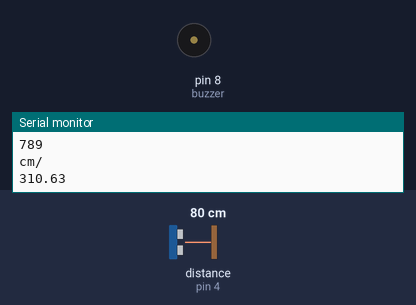
This sketch was run on a simulated Arduino Uno, built with avr-gcc and run on an emulated ATmega328P. Shown: buzzer (waves = sounding), the last lines printed to the serial monitor. Wiring (inferred from the names in the program): ultrasonic range finder: trigger pin 3; echo pin 4. The inputs (shaded band) are chosen by the test bench; at power-on: distance to the obstacle (sensor on pin 4) 80 cm. The echo pulse lasts 58.3 µs per cm.

Above: at 2.8 s.
2.9 s: distance to the obstacle (sensor on pin 4) set to 2 cm
At 6.2 s:
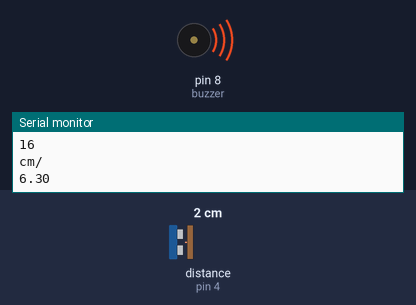
6.5 s: distance to the obstacle (sensor on pin 4) set to 4 cm
Timing chart, 0 to 9.5 s (numbered marks = the images above; inputs shaded):
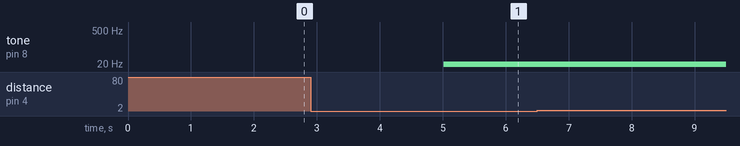

The sketch:

ULTRASONIC_BUZZER_sketch_mar5a.ino
```cpp
int trigpin= 3;
int echo = 4;
int buzzer = 8;
int timing;
int duration;
int distance;
void setup() {
 pinMode(trigpin, OUTPUT);
 pinMode(echo, INPUT);
 pinMode(buzzer , OUTPUT);
 Serial.begin(9600);
}

void loop() {
  digitalWrite(trigpin, LOW);
  delayMicroseconds(2);
  digitalWrite(trigpin, HIGH);
  delayMicroseconds(10);
  digitalWrite(trigpin, LOW);
  delayMicroseconds(10);

  timing = pulseIn(echo, HIGH);
  duration = pulseIn(echo,HIGH);
  distance = (timing * 0.34)/2;
  Serial.println("distance");
  Serial.println(distance);
  Serial.println("cm/");
  Serial.println(distance/2.54);

  if(distance <= 100){
    tone(buzzer , 10);
  }
   else{
    noTone(buzzer);
   }
  delay(1000);
}
```

Measured:
- after the input at 2.9 s, tone on pin 8 (buzzer): silent → 10 Hz after 2.1 s
